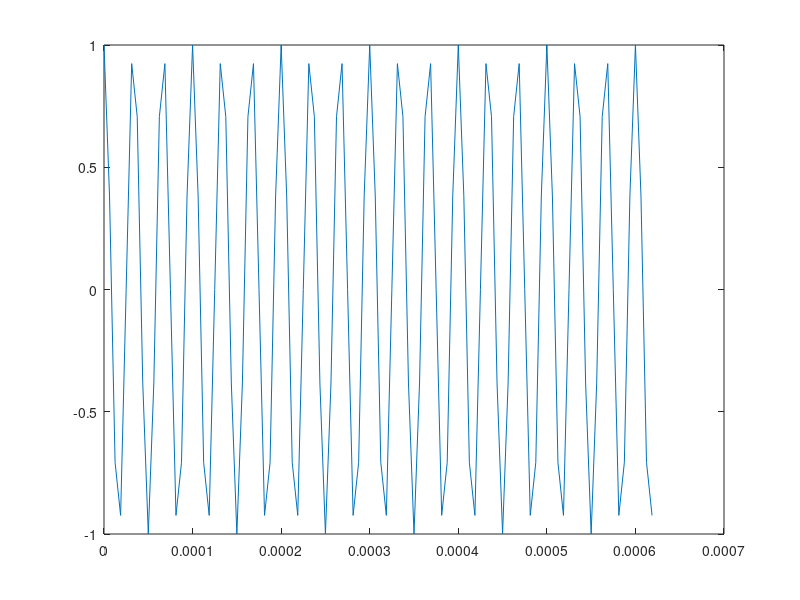

MATLAB code to generate this figure: (Note: this script raises an error after producing the figure.)
clear;close all;clc;

Fs = 160e3;
fc = 30e3;
N = 100;
t = (0:N-1)/Fs;
y = exp(1i*2*pi*fc*t);
plot(t, y)


pspectrum(y, Fs)


vs = 100;
c = 343;
f = (c+0)/(c+vs)*fc;
y = exp(1i*2*pi*f*t);
hold on;
pspectrum(y, Fs)


y = chirp(t, 0, t(end), fc);
figure
pspectrum(y, Fs)


y = chirp(t, f, t(end), f);
% figure
hold on;
pspectrum(y, Fs, 'power')


% [p, f, t] = pspectrum(y, Fs, 'spectrogram');
% waterfall(f, t, p');
% xlabel('Frequency (Hz)')
% ylabel('Time (seconds)')
% wtf = gca;
% wtf.XDir = 'reverse';
% view([30 45])
